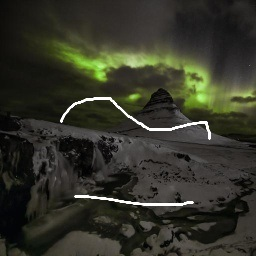
#> input picture sample_img/destory-1.jpg, 256 x 256 px
$ python -i image_utils.py   (imports and definitions only)
#> lines starting #> are read from the running program, lines starting #| are printed output that depends on the picture; after the words box and inside, x2 and y2 are one past the last pixel; in counts of white or black regions, pixels touching at a corner belong together
#> further down, picture is the input picture: PIL image 256x256 RGB; mean R, G, B 51.3, 52.2, 40.6
import numpy as np
from PIL import Image, ImageChops, ImageFilter

from src.config import IMAGE_SIZE


# =========================================================
# Common resize helpers
# =========================================================

# [37 lines left out: functions _resize_keep_aspect_with_padding, preprocess_input_image, not called in this run]


def preprocess_mask(mask: Image.Image, blur_radius: float = 0.0) -> Image.Image:
    """
    Convert mask image to binary grayscale mask on the same square canvas.

    White region = area to restore.
    Black region = area to preserve.
    """
    if mask is None:
        raise ValueError("No mask image provided.")

    mask = mask.convert("L")
    mask = _resize_keep_aspect_with_padding(mask, IMAGE_SIZE, fill=0)

    mask_np = np.array(mask)
    mask_np = (mask_np > 127).astype(np.uint8) * 255
    mask = Image.fromarray(mask_np).convert("L")

    if blur_radius > 0:
        mask = mask.filter(ImageFilter.GaussianBlur(radius=blur_radius))

    return mask


# =========================================================
# Manual mask extraction from Gradio ImageEditor
# =========================================================

# [55 lines left out: functions _mask_from_composite_difference, _mask_from_layers_fallback, not called in this run]


def _validate_raw_mask(mask: Image.Image) -> Image.Image:
    mask_np = np.array(mask.convert("L"))
    mask_np = (mask_np > 127).astype(np.uint8) * 255
    mask_ratio = float((mask_np > 0).mean())

    if mask_ratio == 0:
        raise ValueError("No valid mask was detected. Please draw again with the red brush.")

    if mask_ratio > 0.60:
        raise ValueError(
            f"The detected mask covers {mask_ratio:.1%} of the image. "
            "This is too large and usually means the editor layer was parsed incorrectly. "
            "Please clear the layer and redraw a smaller mask."
        )

    return Image.fromarray(mask_np).convert("L")


# [52 lines left out: functions extract_mask_from_editor, extract_image_from_editor, not called in this run]


# =========================================================
# Auto damage / scratch detection
# =========================================================

def auto_detect_damage_mask(
    image: Image.Image,
    bright_threshold: int = 210,
    min_local_contrast: int = 35,
    line_thickness: int = 3,
) -> Image.Image:
    """
    Auto-detect bright scratch / damage lines.

    Best for:
    - white scratches
    - bright thin cracks
    - obvious high-contrast damage marks

    Strategy:
    1. convert to grayscale
    2. find very bright pixels
    3. require local contrast against surrounding area
    4. slightly dilate / thicken detected lines for inpainting
    """
#> called with bright_threshold = 210, min_local_contrast = 35, line_thickness = 3
    if image is None:
        raise ValueError("No input image provided.")

    gray = image.convert("L")
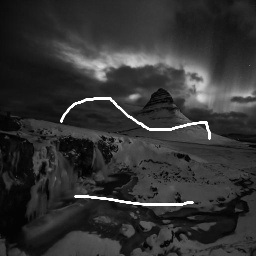
#> gray: PIL image 256x256 L; min 0, max 255, mean 50.7
    gray_np = np.array(gray).astype(np.int16)

    # local mean via blur to estimate surrounding tone
    blur = gray.filter(ImageFilter.GaussianBlur(radius=3))
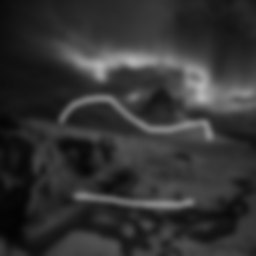
#> blur: PIL image 256x256 L; min 4, max 182, mean 50.6
    blur_np = np.array(blur).astype(np.int16)

    bright = gray_np >= bright_threshold
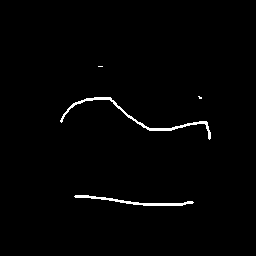
#> bright: shape (256, 256) bool; 1.3% white; 4 white regions (2 under 20 px), largest, box (x1, y1, x2, y2) and area: (60, 97, 211, 140) 488, (74, 195, 194, 206) 332
    high_contrast = (gray_np - blur_np) >= min_local_contrast
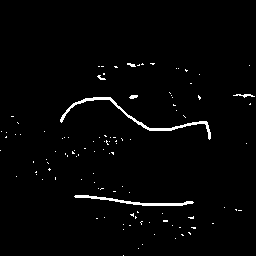
#> high_contrast: shape (256, 256) bool; 1.9% white in thin lines or dots, all inside (x1, y1, x2, y2) = (0, 63, 255, 256)

    # Detect bright thin damage marks.
    mask_np = (bright & high_contrast).astype(np.uint8) * 255
    mask = Image.fromarray(mask_np).convert("L")

    # Thicken a little so inpainting covers the full scratch.
    for _ in range(max(1, line_thickness)):
        mask = mask.filter(ImageFilter.MaxFilter(size=3))
#> this loop made 3 passes
#> pass 1, in auto_detect_damage_mask, `mask = mask.filter(ImageFilter.MaxFilter(size=3))`:
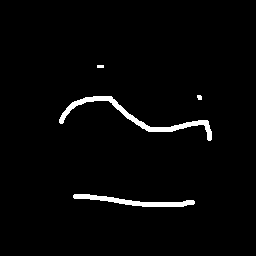
#> mask: PIL image 256x256 L; 2.4% white; 4 white regions, box (x1, y1, x2, y2) and area: (59, 96, 212, 141) 954, (73, 194, 195, 207) 602, (197, 95, 202, 100) 22, (97, 65, 104, 68) 21
#> pass 2, in auto_detect_damage_mask, `mask = mask.filter(ImageFilter.MaxFilter(size=3))`:
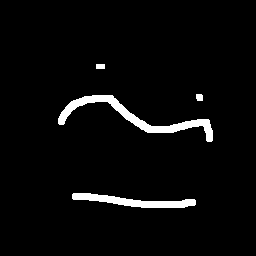
#> mask: PIL image 256x256 L; 3.7% white; 4 white regions, box (x1, y1, x2, y2) and area: (58, 95, 213, 142) 1428, (72, 193, 196, 208) 880, (196, 94, 203, 101) 46, (96, 64, 105, 69) 45
#> pass 3, in auto_detect_damage_mask, `mask = mask.filter(ImageFilter.MaxFilter(size=3))`:
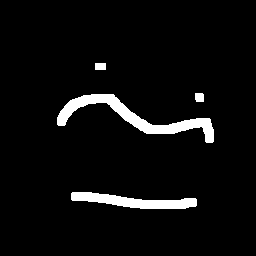
#> mask: PIL image 256x256 L; 4.9% white; 4 white regions, box (x1, y1, x2, y2) and area: (57, 94, 214, 143) 1910, (71, 192, 197, 209) 1166, (195, 93, 204, 102) 78, (95, 63, 106, 70) 77

    # Optional light cleanup
    mask = mask.filter(ImageFilter.MedianFilter(size=3))
#> mask: PIL image 256x256 L; 4.9% white; 4 white regions, box (x1, y1, x2, y2) and area: (57, 94, 214, 143) 1912, (71, 192, 197, 209) 1166, (195, 93, 204, 102) 75, (95, 63, 106, 70) 73

    # Validate and then preprocess to the final square canvas.
    try:
        validated = _validate_raw_mask(mask)
#> in _validate_raw_mask, `mask_ratio = float((mask_np > 0).mean())`: mask_ratio = 0.0492
    except ValueError:
        raise ValueError(
            "Auto damage detection could not find a clear damage region. "
            "Please switch to Manual Mask mode and draw the damaged area yourself."
        )

    return preprocess_mask(validated)


# =========================================================
# Output helpers
# =========================================================

# [26 lines left out: functions force_same_size, create_comparison_image, not called in this run]

>>> from PIL import Image
>>> picture = Image.open('../sample_img/destory-1.jpg')
#> (the run stopped early here; a loop or call above may not have finished)

$ run again, on sample_img/destory-2.jpg
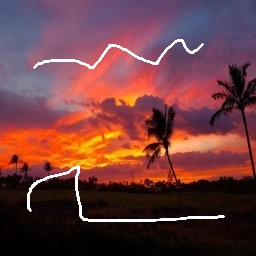
#> input picture sample_img/destory-2.jpg, 256 x 256 px
#> picture is the input picture: PIL image 256x256 RGB; mean R, G, B 112.7, 62, 64
#> in auto_detect_damage_mask, `bright = gray_np >= bright_threshold`:
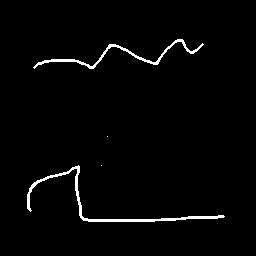
#> bright: shape (256, 256) bool; 2% white; 4 white regions (2 under 20 px), largest, box (x1, y1, x2, y2) and area: (27, 165, 225, 222) 778, (33, 39, 204, 69) 546
#> high_contrast: shape (256, 256) bool; 2.9% white in thin lines or dots, all inside (x1, y1, x2, y2) = (3, 39, 256, 222)
#> the loop in auto_detect_damage_mask, `for _ in range(max(1, line_thickness)):` made 3 passes
#> pass 3, in auto_detect_damage_mask, `mask = mask.filter(ImageFilter.MaxFilter(size=3))`:
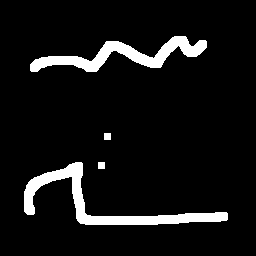
#> mask: PIL image 256x256 L; 7.5% white; 4 white regions, box (x1, y1, x2, y2) and area: (24, 162, 228, 225) 2651, (30, 36, 207, 72) 2198, (104, 133, 111, 140) 49, (98, 162, 105, 169) 49
#> mask_ratio = 0.0754
